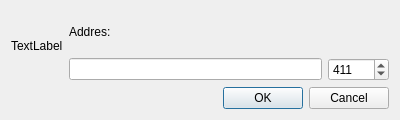
<ui version="4.0" >
 <class>quickConnectwin</class>
 <widget class="QDialog" name="quickConnectwin" >
  <property name="windowModality" >
   <enum>Qt::ApplicationModal</enum>
  </property>
  <property name="geometry" >
   <rect>
    <x>0</x>
    <y>0</y>
    <width>400</width>
    <height>120</height>
   </rect>
  </property>
  <property name="windowTitle" >
   <string>Quick Connect</string>
  </property>
  <property name="modal" >
   <bool>true</bool>
  </property>
  <layout class="QGridLayout" >
   <item row="0" column="0" >
    <layout class="QVBoxLayout" >
     <item>
      <layout class="QHBoxLayout" >
       <item>
        <widget class="QLabel" name="IconLabel" >
         <property name="text" >
          <string>TextLabel</string>
         </property>
        </widget>
       </item>
       <item>
        <layout class="QVBoxLayout" >
         <item>
          <widget class="QLabel" name="AdrLabel" >
           <property name="text" >
            <string>Addres:</string>
           </property>
          </widget>
         </item>
         <item>
          <layout class="QHBoxLayout" >
           <item>
            <widget class="QLineEdit" name="adrline" />
           </item>
           <item>
            <widget class="QSpinBox" name="spinBox" >
             <property name="focusPolicy" >
              <enum>Qt::NoFocus</enum>
             </property>
             <property name="maximum" >
              <number>65536</number>
             </property>
             <property name="value" >
              <number>411</number>
             </property>
            </widget>
           </item>
          </layout>
         </item>
        </layout>
       </item>
      </layout>
     </item>
     <item>
      <layout class="QHBoxLayout" >
       <item>
        <spacer>
         <property name="orientation" >
          <enum>Qt::Horizontal</enum>
         </property>
         <property name="sizeHint" >
          <size>
           <width>40</width>
           <height>20</height>
          </size>
         </property>
        </spacer>
       </item>
       <item>
        <widget class="QPushButton" name="OKButton" >
         <property name="text" >
          <string>OK</string>
         </property>
        </widget>
       </item>
       <item>
        <widget class="QPushButton" name="CancelButton" >
         <property name="text" >
          <string>Cancel</string>
         </property>
        </widget>
       </item>
      </layout>
     </item>
    </layout>
   </item>
  </layout>
 </widget>
 <resources>
  <include location="../src/systray.qrc" />
 </resources>
 <connections/>
</ui>
